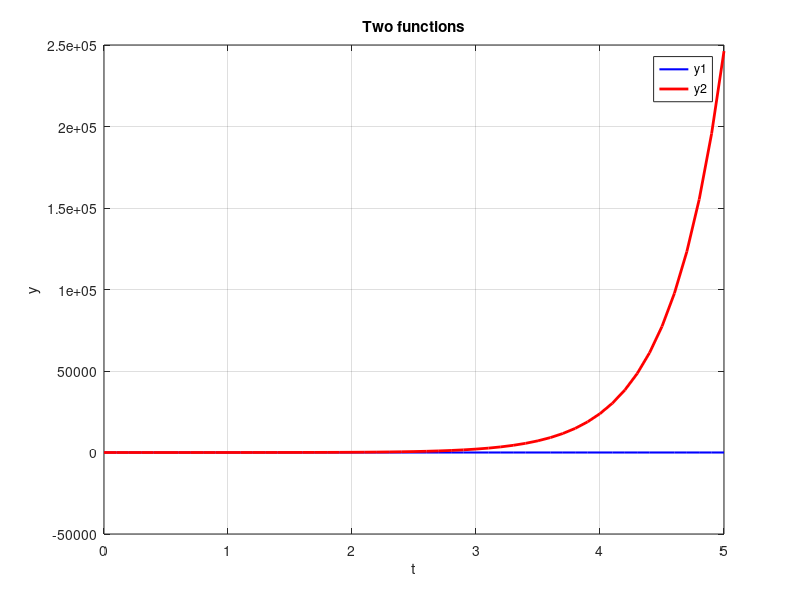
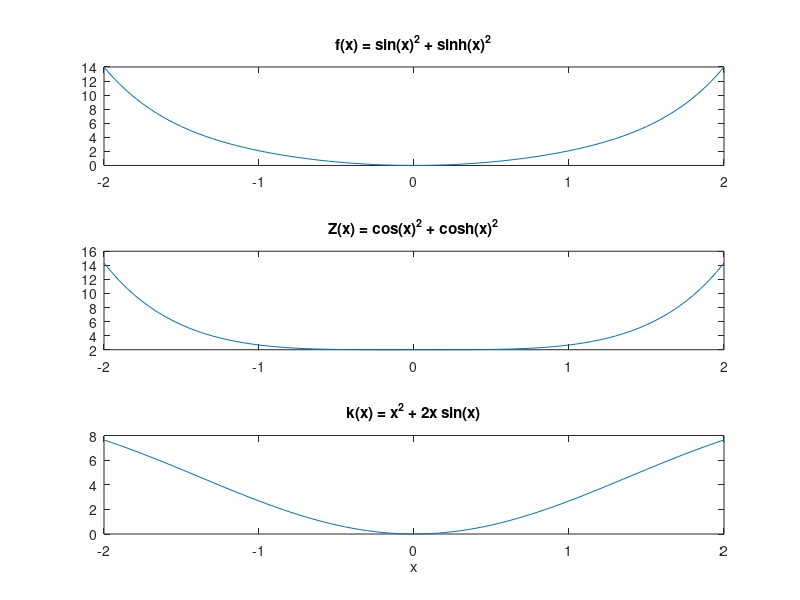
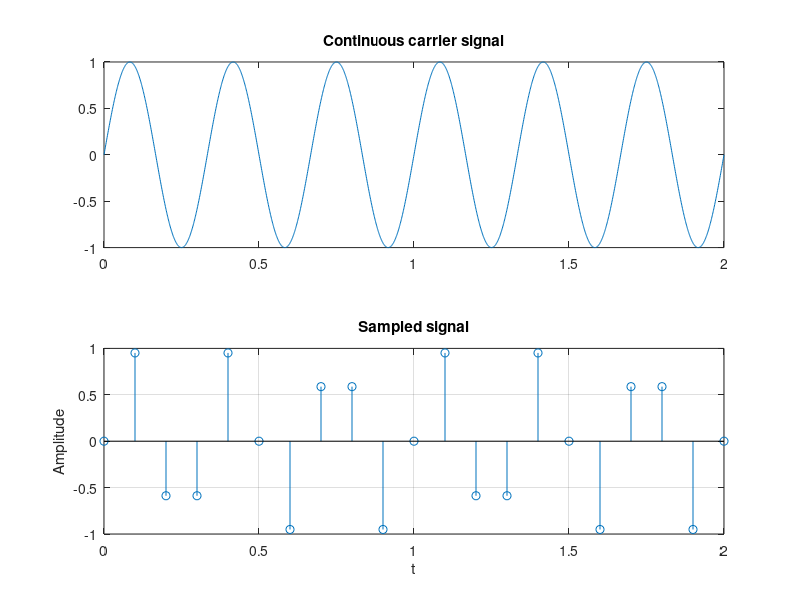

These charts were generated, in order, by the following MATLAB code:
clc;
clear;

% Part (a)
t = 0:0.1:5;
y1 = (sin(t).*cos(t).^2)./(t.^2+1);
y2 = sqrt(t.^3).*exp(2*t);

figure;
plot(t,y1,'b','LineWidth',1.5);
hold on;
plot(t,y2,'r','LineWidth',2);
legend('y1','y2');
title('Two functions');
xlabel('t');
ylabel('y');
grid on;
hold off;

% Part (b)
x = -2:0.05:2;
f = sin(x).^2 + sinh(x).^2;
z = cos(x).^2 + cosh(x).^2;
k = x.^2 + 2*x.*sin(x);

figure;
subplot(3,1,1);
plot(x,f);
title('f(x) = sin(x)^2 + sinh(x)^2');

subplot(3,1,2);
plot(x,z);
title('Z(x) = cos(x)^2 + cosh(x)^2');

subplot(3,1,3);
plot(x,k);
title('k(x) = x^2 + 2x sin(x)');
xlabel('x');

% Part (c)
tContinuous = 0:0.001:2;
signal = sin(2*pi*3*tContinuous);
tSample = 0:0.1:2;
sampleSignal = sin(2*pi*3*tSample);

figure;
subplot(2,1,1);
plot(tContinuous,signal);
title('Continuous carrier signal');

subplot(2,1,2);
stem(tSample,sampleSignal);
title('Sampled signal');
xlabel('t');

% Part (d): axis labels and grid
ylabel('Amplitude');
grid on;
